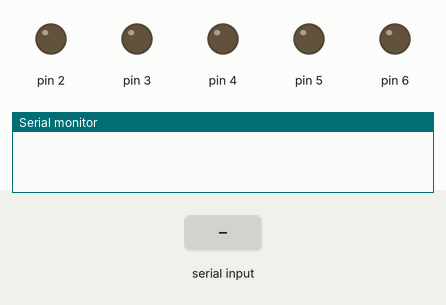
This sketch was run on a simulated Arduino Uno, built with avr-gcc and run on an emulated ATmega328P. On the bench: output pins drawn as LEDs (lit = HIGH), the last lines printed to the serial monitor. The test bench sets the inputs (shaded band).

Above: at 1.2 s.
1.3 s: "5\n" received over Serial
At 1.9 s:
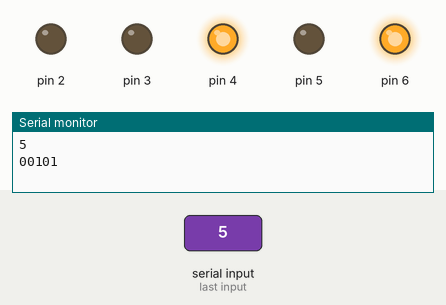
2.8 s: "90,45\n" received over Serial
At 3.2 s:
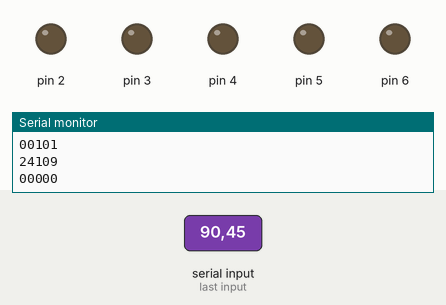
Timing chart, 0 to 5.8 s (numbered marks = the images above; inputs shaded):
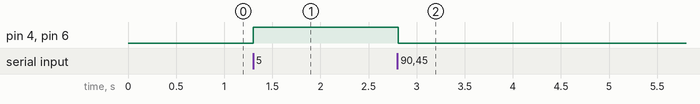

Measured:
- after the input at 1.3 s, pin 4, pin 6: LOW → HIGH at once
- after the input at 2.8 s, pin 4, pin 6: HIGH → LOW at once

The sketch:

BInary_Display.ino
```cpp
void setup()
{ Serial.begin(9600);
  pinMode(2,OUTPUT);
  pinMode(3,OUTPUT);
  pinMode(4,OUTPUT);
  pinMode(5,OUTPUT);
  pinMode(6,OUTPUT);
  digitalWrite(2,0);
  digitalWrite(3,0);
  digitalWrite(4,0);
  digitalWrite(5,0);
  digitalWrite(6,0);
}
int inp;
char inc;
void loop()
{if (Serial.available() > 0)
  {inp = 0;
    while(1)
    { inc = Serial.read();
      if (inc == '\n') break;
      if (inc == -1) continue;
      inp *= 10;
      inp = ((inc-48)+ inp);
    }
    Serial.println(inp);
  int l1,l2,l3,l4,l5,chk;
  l1=l2=l3=l4=l5=chk=0;
   for(int i=0;i<2;i++)
    for(int j=0;j<2;j++)
      for(int k=0;k<2;k++)
        for(int l=0;l<2;l++)
          for(int m=0;m<2;m++)
            {if(chk==inp)
               {l1=i;l2=j;l3=k;l4=l;l5=m;}
              chk+=1;
            }
  Serial.print(l1);
  Serial.print(l2);
  Serial.print(l3);
  Serial.print(l4);
  Serial.println(l5);

  digitalWrite(2,l1);
  digitalWrite(3,l2);
  digitalWrite(4,l3);
  digitalWrite(5,l4);
  digitalWrite(6,l5);
  }
}
```
